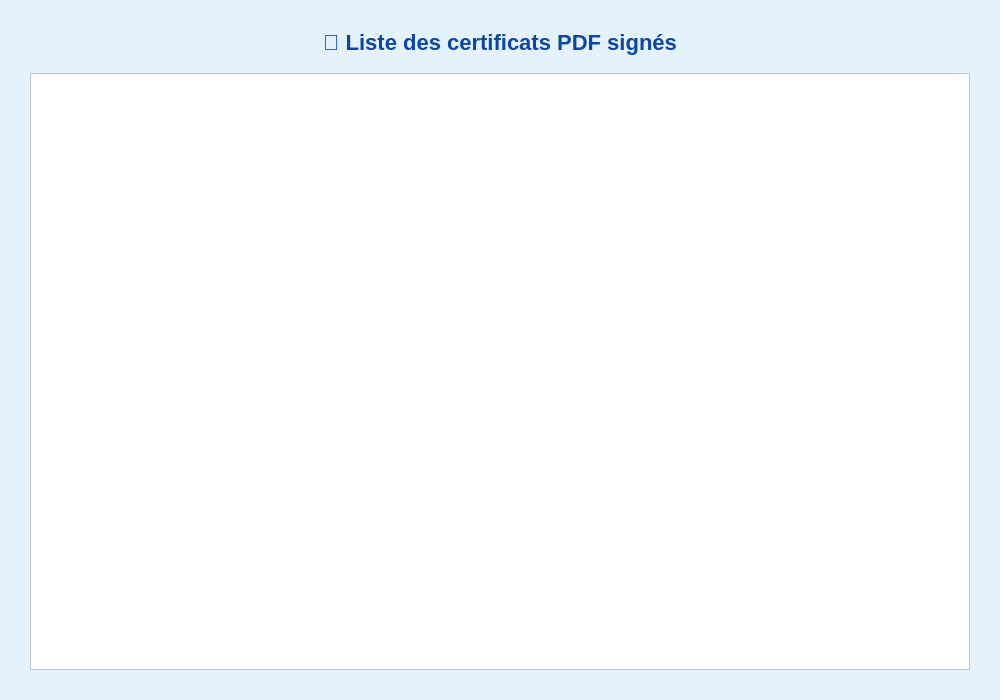
<?xml version="1.0" encoding="UTF-8"?>
<ui version="4.0">
 <class>FenetreSignatures</class>
 <widget class="QDialog" name="FenetreSignatures">
  <property name="geometry">
   <rect>
    <x>0</x>
    <y>0</y>
    <width>1000</width>
    <height>700</height>
   </rect>
  </property>
  <property name="windowTitle">
   <string>🧾 Historique des signatures PDF</string>
  </property>
  <property name="styleSheet">
   <string notr="true">
    QDialog {
        background-color: #E3F2FD;
    }
    QLabel {
        font-size: 22px;
        font-weight: bold;
        color: #0D47A1;
        margin-bottom: 12px;
    }
    QTableView {
        alternate-background-color: #E1F5FE;
        background-color: #FFFFFF;
        gridline-color: #90CAF9;
        font-size: 14px;
    }
   </string>
  </property>
  <layout class="QVBoxLayout" name="verticalLayout">
   <property name="leftMargin">
    <number>30</number>
   </property>
   <property name="topMargin">
    <number>30</number>
   </property>
   <property name="rightMargin">
    <number>30</number>
   </property>
   <property name="bottomMargin">
    <number>30</number>
   </property>
   <item>
    <widget class="QLabel" name="labelTitre">
     <property name="text">
      <string>📄 Liste des certificats PDF signés</string>
     </property>
     <property name="alignment">
      <set>Qt::AlignCenter</set>
     </property>
    </widget>
   </item>
   <item>
    <widget class="QTableView" name="tableViewSignatures">
     <property name="alternatingRowColors">
      <bool>true</bool>
     </property>
    </widget>
   </item>
  </layout>
 </widget>
 <resources/>
 <connections/>
</ui>
